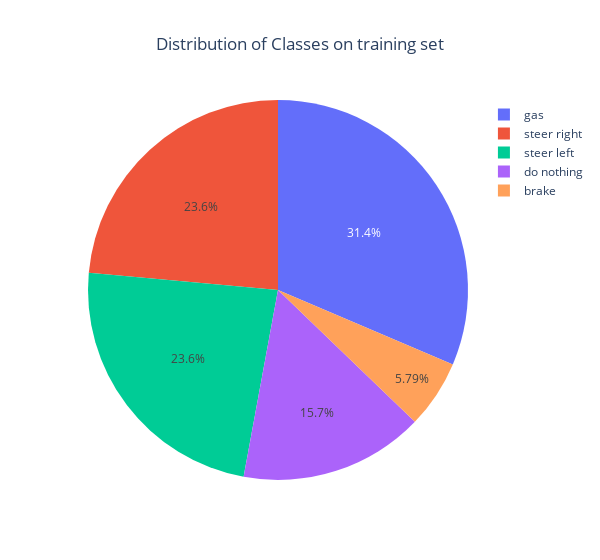

The cell this chart's notebook holds for it:
### Markdown cell above
## Train set

### Code cell
import seaborn as sns
import matplotlib.pyplot as plt
X, y = [], []

for folder_name in listdir_nohidden(train_path):
    class_num = int(folder_name)
    folder_path = os.path.join(train_path, folder_name)
    for image_name in listdir_nohidden(folder_path):
        y.append(class_num)

y = np.array(y)

classnames = [class_names[k] for k in sorted(class_names.keys())]

class_strings = [str(class_names[k]) for k in y]

data = {'Classes': class_strings}
df = pd.DataFrame(data)

df['Classes'] = pd.Categorical(df['Classes'], categories=classnames, ordered=True)
df = df.sort_values('Classes')

plt.figure(figsize=(10, 6))
sns.countplot(x='Classes', data=df)
plt.xlabel('Classes')
plt.title('Distribution of Images by Class')
plt.grid()
plt.show()

import plotly.express as px

class_names_list = [class_names[label] for label in y_train]
class_distribution = {class_name: class_names_list.count(class_name) for class_name in set(class_names_list)}
df = pd.DataFrame({'Classe': list(class_distribution.keys()), 'Numero di Immagini': list(class_distribution.values())})
fig = px.pie(df, names='Classe', values='Numero di Immagini', width=600, title='Distribuzione delle Classi')
fig.update_layout({"title": {'text': "Distribution of Classes on training set", "x": 0.5}})
fig.show()

### Figure 1 — Plotly figure (JSON) as saved in the notebook; plotly's stock layout.template omitted (floating-point values rounded to 4 significant figures)
{"data": [{"domain": {"x": [0, 1], "y": [0, 1]}, "hovertemplate": "Classe=%{label}<br>Numero di Immagini=%{value}<extra></extra>", "labels": ["gas", "steer right", "brake", "steer left", "do nothing"], "legendgroup": "", "name": "", "showlegend": true, "type": "pie", "values": [2000, 1500, 369, 1500, 1000]}], "layout": {"legend": {"tracegroupgap": 0}, "title": {"text": "Distribution of Classes on training set", "x": 0.5}, "width": 600}}
